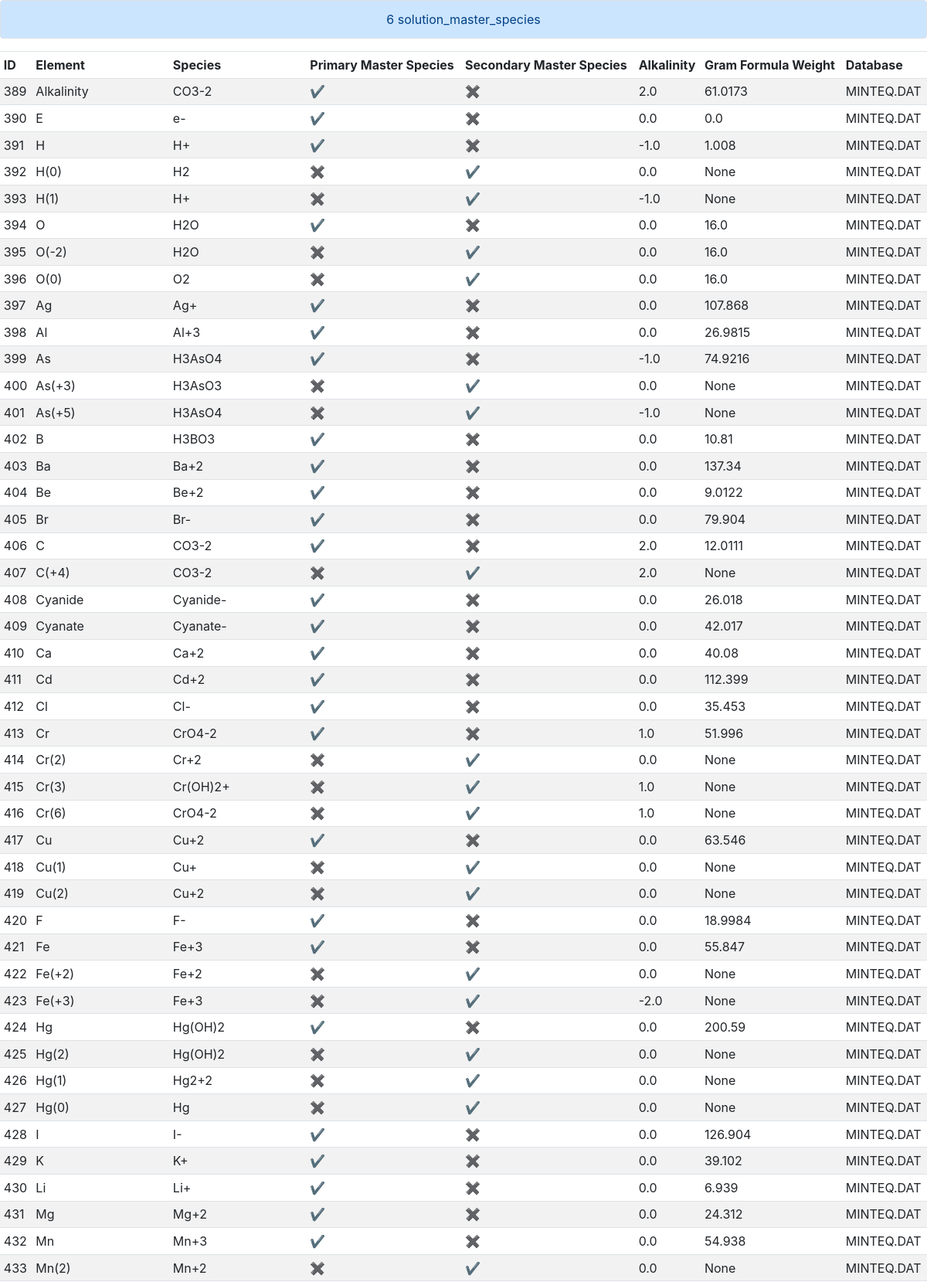
The app's page /details?id=6&type=solution_master_species (upper part) with its own data.
### tables this page shows
CREATE TABLE solution_master_species (id INTEGER, element TEXT NOT NULL, master_species TEXT, primary_master_species INTEGER DEFAULT 0, secondary_master_species INTEGER DEFAULT 0, alkalinity REAL, gfw_formula TEXT, element_gfw REAL, db_id INTEGER, PRIMARY KEY(id), FOREIGN KEY(db_id) REFERENCES db_meta(id) ON DELETE CASCADE);

CREATE TABLE db_meta (id INTEGER, name TEXT NOT NULL, solution_master_species INTEGER, solution_species INTEGER, phases INTEGER, PRIMARY KEY(id));

### application.py (the view, shortened to what this page needs)
@app.route("/details")
def details():
    db_id = flask.request.args.get("id")
    search_type = flask.request.args.get("type")
    if search_type == "solution_master_species":
        results = db.execute(
            "SELECT solution_master_species.id AS ID, element AS Element, master_species AS Species, primary_master_species AS 'Primary Master Species', secondary_master_species AS 'Secondary Master Species', alkalinity AS Alkalinity, element_gfw AS 'Gram Formula Weight', db_meta.name AS Database FROM solution_master_species JOIN db_meta ON solution_master_species.db_id = db_meta.id WHERE db_id = ?", db_id)
    elif search_type == "phases":
        results = db.execute(
                    "SELECT phases.id AS ID, phases.name AS Name, defined_phase AS Formula, equation AS Equation, log_k AS 'log K', delta_h AS 'ΔH', delta_h_units AS '(units)', db_meta.name AS Database FROM phases JOIN db_meta ON phases.db_id = db_meta.id WHERE db_id = ?", db_id)
    if search_type == "solution_master_species" or search_type == "solution_species":
        for i in range(len(results)):
            for old, new in [("0", "\u2716"), ("1", "\u2714")]:
                results[i]["Primary Master Species"] = str(results[i]["Primary Master Species"]).replace(old, new)
                results[i]["Secondary Master Species"] = str(results[i]["Secondary Master Species"]).replace(old, new)
    flask.flash(db_id + " " + search_type)
    return flask.render_template("results.html", results=results)

### templates/results.html (shortened to what this page needs)
{% extends "layout.html" %}
{% block main %}
<div>
    <table class="table table-hover table-sm table-striped">
        <thead>
            {% for key in results[0] %}
                <td>{{ key }}</td>
            {% endfor %}
        </thead>
        <tbody>
            {% for result in results %}
                <tr>
                    {% for key, value in result.items() %}
                        <td>{{ value }}</td>
                    {% endfor %}
                </tr>
            {% endfor %}
        </tbody>
    </table>
</div>
{% endblock %}

### static/styles.css (style rules this page uses)
thead { font-weight: bold; }

### records on screen
solution_master_species: id "389", element "Alkalinity", master_species "CO3-2", result "✔" "✖", alkalinity "2.0", element_gfw "61.0173", name "MINTEQ.DAT"
solution_master_species: id "390", result "E" "✔" "✖", master_species "e-", alkalinity "0.0", element_gfw "0.0", name "MINTEQ.DAT"
solution_master_species: id "391", result "H" "✔" "✖", master_species "H+", alkalinity "-1.0", element_gfw "1.008", name "MINTEQ.DAT"
solution_master_species: id "392", element "H(0)", master_species "H2", result "✖" "✔" "None", alkalinity "0.0", name "MINTEQ.DAT"
solution_master_species: id "393", element "H(1)", master_species "H+", result "✖" "✔" "None", alkalinity "-1.0", name "MINTEQ.DAT"
solution_master_species: id "394", result "O" "✔" "✖", master_species "H2O", alkalinity "0.0", element_gfw "16.0", name "MINTEQ.DAT"
solution_master_species: id "395", element "O(-2)", master_species "H2O", result "✖" "✔", alkalinity "0.0", element_gfw "16.0", name "MINTEQ.DAT"
solution_master_species: id "396", element "O(0)", master_species "O2", result "✖" "✔", alkalinity "0.0", element_gfw "16.0", name "MINTEQ.DAT"
solution_master_species: id "397", element "Ag", master_species "Ag+", result "✔" "✖", alkalinity "0.0", element_gfw "107.868", name "MINTEQ.DAT"
solution_master_species: id "398", element "Al", master_species "Al+3", result "✔" "✖", alkalinity "0.0", element_gfw "26.9815", name "MINTEQ.DAT"
solution_master_species: id "399", element "As", master_species "H3AsO4", result "✔" "✖", alkalinity "-1.0", element_gfw "74.9216", name "MINTEQ.DAT"
solution_master_species: id "400", element "As(+3)", master_species "H3AsO3", result "✖" "✔" "None", alkalinity "0.0", name "MINTEQ.DAT"
solution_master_species: id "401", element "As(+5)", master_species "H3AsO4", result "✖" "✔" "None", alkalinity "-1.0", name "MINTEQ.DAT"
solution_master_species: id "402", result "B" "✔" "✖", master_species "H3BO3", alkalinity "0.0", element_gfw "10.81", name "MINTEQ.DAT"
solution_master_species: id "403", element "Ba", master_species "Ba+2", result "✔" "✖", alkalinity "0.0", element_gfw "137.34", name "MINTEQ.DAT"
solution_master_species: id "404", element "Be", master_species "Be+2", result "✔" "✖", alkalinity "0.0", element_gfw "9.0122", name "MINTEQ.DAT"
solution_master_species: id "405", element "Br", master_species "Br-", result "✔" "✖", alkalinity "0.0", element_gfw "79.904", name "MINTEQ.DAT"
solution_master_species: id "406", result "C" "✔" "✖", master_species "CO3-2", alkalinity "2.0", element_gfw "12.0111", name "MINTEQ.DAT"
solution_master_species: id "407", element "C(+4)", master_species "CO3-2", result "✖" "✔" "None", alkalinity "2.0", name "MINTEQ.DAT"
solution_master_species: id "408", element "Cyanide", master_species "Cyanide-", result "✔" "✖", alkalinity "0.0", element_gfw "26.018", name "MINTEQ.DAT"
solution_master_species: id "409", element "Cyanate", master_species "Cyanate-", result "✔" "✖", alkalinity "0.0", element_gfw "42.017", name "MINTEQ.DAT"
solution_master_species: id "410", element "Ca", master_species "Ca+2", result "✔" "✖", alkalinity "0.0", element_gfw "40.08", name "MINTEQ.DAT"
solution_master_species: id "411", element "Cd", master_species "Cd+2", result "✔" "✖", alkalinity "0.0", element_gfw "112.399", name "MINTEQ.DAT"
solution_master_species: id "412", element "Cl", master_species "Cl-", result "✔" "✖", alkalinity "0.0", element_gfw "35.453", name "MINTEQ.DAT"
solution_master_species: id "413", element "Cr", master_species "CrO4-2", result "✔" "✖", alkalinity "1.0", element_gfw "51.996", name "MINTEQ.DAT"
solution_master_species: id "414", element "Cr(2)", master_species "Cr+2", result "✖" "✔" "None", alkalinity "0.0", name "MINTEQ.DAT"
solution_master_species: id "415", element "Cr(3)", master_species "Cr(OH)2+", result "✖" "✔" "None", alkalinity "1.0", name "MINTEQ.DAT"
solution_master_species: id "416", element "Cr(6)", master_species "CrO4-2", result "✖" "✔" "None", alkalinity "1.0", name "MINTEQ.DAT"
solution_master_species: id "417", element "Cu", master_species "Cu+2", result "✔" "✖", alkalinity "0.0", element_gfw "63.546", name "MINTEQ.DAT"
solution_master_species: id "418", element "Cu(1)", master_species "Cu+", result "✖" "✔" "None", alkalinity "0.0", name "MINTEQ.DAT"
solution_master_species: id "419", element "Cu(2)", master_species "Cu+2", result "✖" "✔" "None", alkalinity "0.0", name "MINTEQ.DAT"
solution_master_species: id "420", result "F" "✔" "✖", master_species "F-", alkalinity "0.0", element_gfw "18.9984", name "MINTEQ.DAT"
solution_master_species: id "421", element "Fe", master_species "Fe+3", result "✔" "✖", alkalinity "0.0", element_gfw "55.847", name "MINTEQ.DAT"
solution_master_species: id "422", element "Fe(+2)", master_species "Fe+2", result "✖" "✔" "None", alkalinity "0.0", name "MINTEQ.DAT"
solution_master_species: id "423", element "Fe(+3)", master_species "Fe+3", result "✖" "✔" "None", alkalinity "-2.0", name "MINTEQ.DAT"
solution_master_species: id "424", element "Hg", master_species "Hg(OH)2", result "✔" "✖", alkalinity "0.0", element_gfw "200.59", name "MINTEQ.DAT"
solution_master_species: id "425", element "Hg(2)", master_species "Hg(OH)2", result "✖" "✔" "None", alkalinity "0.0", name "MINTEQ.DAT"
solution_master_species: id "426", element "Hg(1)", master_species "Hg2+2", result "✖" "✔" "None", alkalinity "0.0", name "MINTEQ.DAT"
solution_master_species: id "427", element "Hg(0)", master_species "Hg", result "✖" "✔" "None", alkalinity "0.0", name "MINTEQ.DAT"
solution_master_species: id "428", result "I" "✔" "✖", master_species "I-", alkalinity "0.0", element_gfw "126.904", name "MINTEQ.DAT"
solution_master_species: id "429", result "K" "✔" "✖", master_species "K+", alkalinity "0.0", element_gfw "39.102", name "MINTEQ.DAT"
solution_master_species: id "430", element "Li", master_species "Li+", result "✔" "✖", alkalinity "0.0", element_gfw "6.939", name "MINTEQ.DAT"
solution_master_species: id "431", element "Mg", master_species "Mg+2", result "✔" "✖", alkalinity "0.0", element_gfw "24.312", name "MINTEQ.DAT"
solution_master_species: id "432", element "Mn", master_species "Mn+3", result "✔" "✖", alkalinity "0.0", element_gfw "54.938", name "MINTEQ.DAT"
solution_master_species: id "433", element "Mn(2)", master_species "Mn+2", result "✖" "✔" "None", alkalinity "0.0", name "MINTEQ.DAT"

### other values on screen
{{ get_flashed_messages() | join(" ") }} "6 solution_master_species"
{{ key }} "ID" "Element" "Species" "Primary Master Species" "Secondary Master Species" "Alkalinity" "Gram Formula Weight" "Database"
